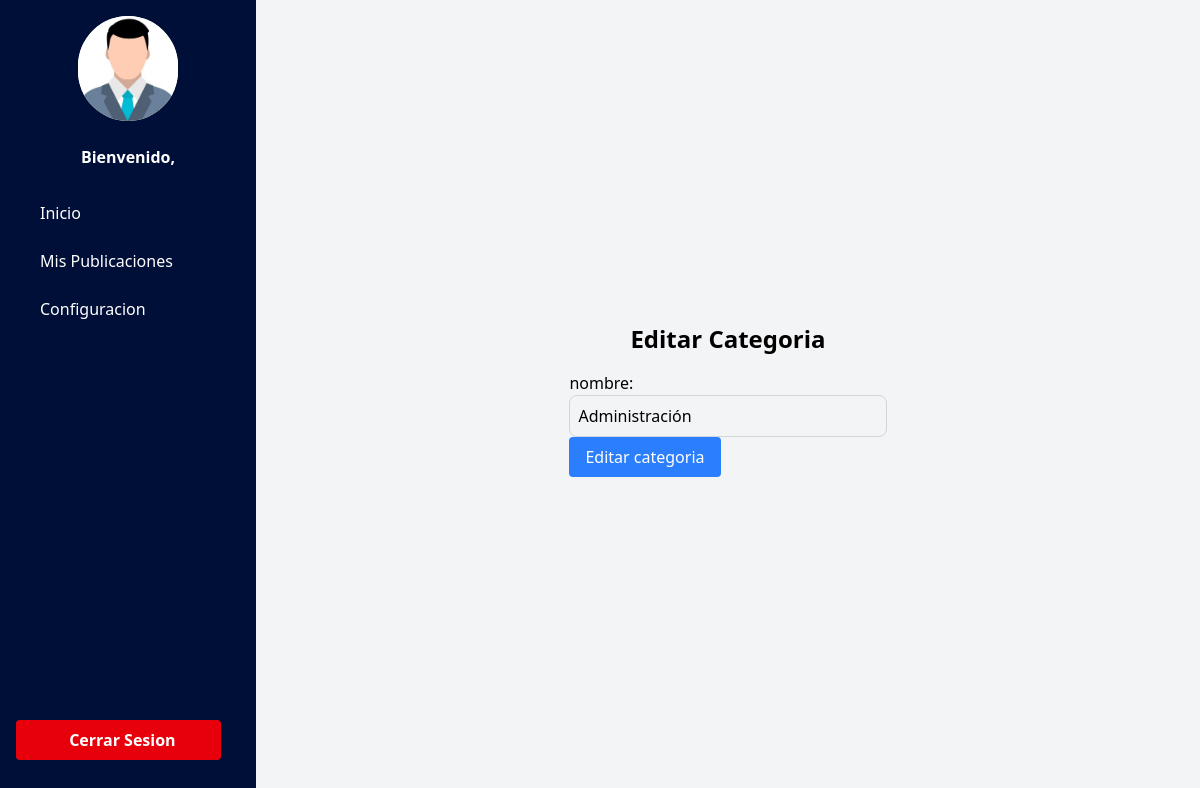
/publicacion/publicacion/categorias/editar/3/, run on an earlier commit of the app's database.
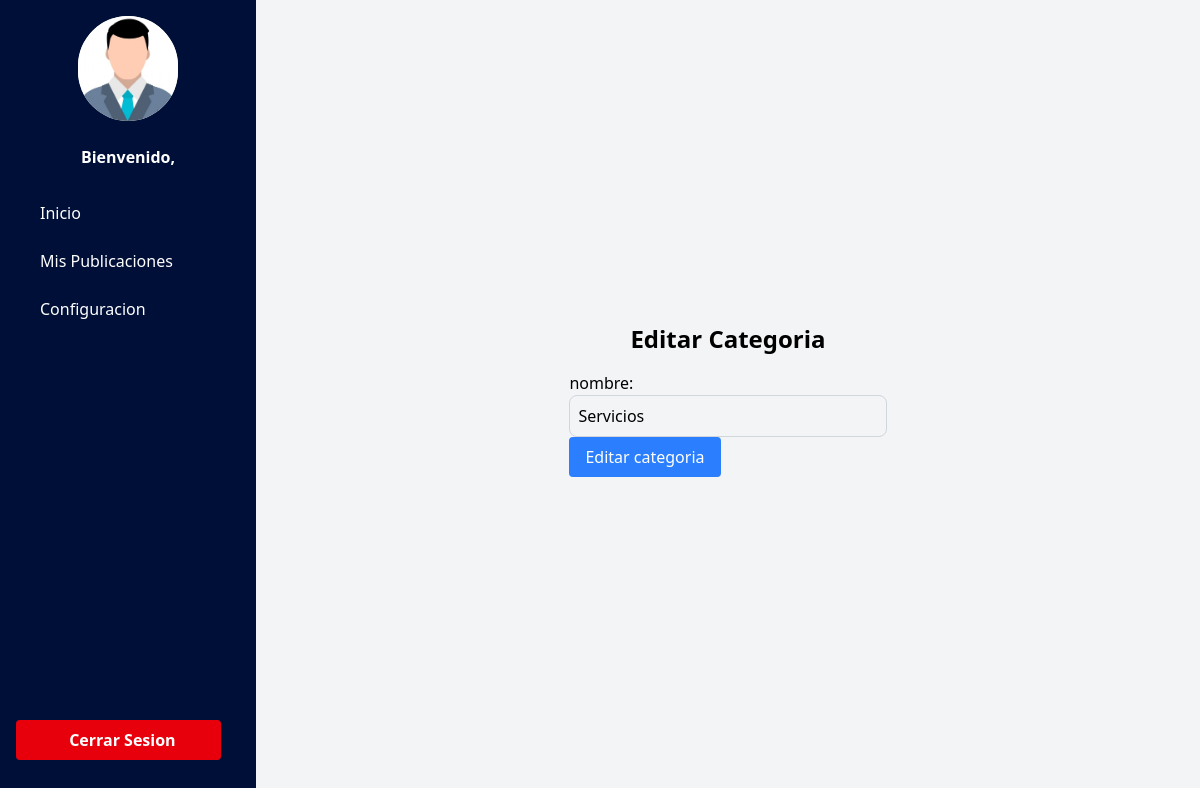
And on a later commit of the database.
### publicaciones/models.py (models this page shows, shortened)
class Categorias(models.Model):
    nombre = models.CharField(max_length=100)

### publicaciones/views.py (the view)
# urls.py: path('publicacion/categorias/editar/<int:pk>/', editar_categoria, name='editar_categoria'),
def editar_categoria(request, pk):
    categoria = get_object_or_404(Categorias, pk=pk)
    if request.method == 'POST':
        form = CategoriaForm(request.POST, instance=categoria)
        if form.is_valid():
            form.save()
            messages.success(request, 'Categoria actualizada correctamente.')
            return redirect('lista_categorias')
    else:
        form = CategoriaForm(instance=categoria)
    return render(request, 'formscategorias.html', {'form': form, 'accion': 'Editar'})

### publicaciones/forms.py
class CategoriaForm(forms.ModelForm):
    class Meta:
        model = Categorias
        fields = ['nombre']
        labels = {
            'nombre': 'nombre',
        }
        widgets = {
            'nombre': forms.TextInput(attrs={
                'class': 'border border-gray-300 rounded-lg p-2 w-full',
                'placeholder': 'Ingrese el nombre de la categoría'
            }),
        }

### templates/formscategorias.html (shortened to what this page needs)
{% extends 'index.html' %}
{% block content %}
<div class="w-screen h-screen flex">
  <div class="w-auto">{% include 'navbar.html' %}</div>
  <main class="flex flex-col items-center justify-center w-full p-6 bg-gray-100">
    <h2 class="text-2xl font-semibold mb-4">{{ accion }} Categoria</h2>
    <form action="" method="post">
      {{ form.as_p }}
      <button type="submit" class="bg-blue-500 text-white px-4 py-2 rounded">
        {{ accion }} categoria
      </button>
    </form>
  </main>
</div>
{% endblock %}

What changed in the data, as far as the page shows it:
changed Categorias: nombre "Administración" → "Servicios"
